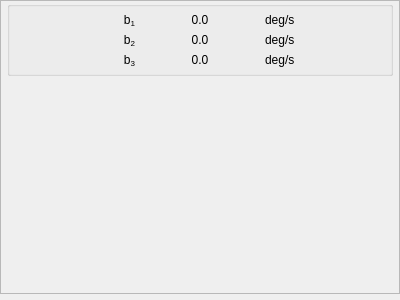
<?xml version='1.0'?>
<ui version="4.0">
 <class>AngularRatesInfo</class>
 <widget class="QDockWidget" name="AngularRatesInfo">
  <property name="geometry">
   <rect>
    <x>0</x>
    <y>0</y>
    <width>400</width>
    <height>300</height>
   </rect>
  </property>
  <property name="minimumSize">
   <size>
    <width>200</width>
    <height>111</height>
   </size>
  </property>
  <property name="contextMenuPolicy">
   <enum>Qt::ActionsContextMenu</enum>
  </property>
  <property name="allowedAreas">
   <set>Qt::LeftDockWidgetArea|Qt::RightDockWidgetArea</set>
  </property>
  <property name="features">
   <set>QDockWidget::NoDockWidgetFeatures</set>
   <set>QDockWidget::DockWidgetMovable</set>
  </property>
  <property name="windowTitle">
   <string>Angular Rates</string>
  </property>
  <widget class="QWidget" name="dockWidgetContents">
   <layout class="QVBoxLayout" name="verticalLayout">
    <property name="spacing">
     <number>0</number>
    </property>
    <property name="leftMargin">
     <number>0</number>
    </property>
    <property name="topMargin">
     <number>0</number>
    </property>
    <property name="rightMargin">
     <number>0</number>
    </property>
    <property name="bottomMargin">
     <number>6</number>
    </property>
    <item>
     <widget class="QScrollArea" name="scrollArea">
      <property name="widgetResizable">
       <bool>true</bool>
      </property>
      <widget class="QWidget" name="scrollAreaWidgetContents">
       <property name="geometry">
        <rect>
         <x>0</x>
         <y>0</y>
         <width>398</width>
         <height>343</height>
        </rect>
       </property>
       <layout class="QVBoxLayout" name="verticalLayout_2">
        <property name="spacing">
         <number>0</number>
        </property>
        <property name="leftMargin">
         <number>6</number>
        </property>
        <property name="topMargin">
         <number>0</number>
        </property>
        <property name="rightMargin">
         <number>6</number>
        </property>
        <property name="bottomMargin">
         <number>6</number>
        </property>
        <item>
         <widget class="QGroupBox" name="angularRatesGroup">
          <layout class="QGridLayout" name="gridLayout" columnstretch="1,1,1" columnminimumwidth="0,0,0">
           <property name="leftMargin">
            <number>6</number>
           </property>
           <property name="topMargin">
            <number>6</number>
           </property>
           <property name="rightMargin">
            <number>6</number>
           </property>
           <property name="bottomMargin">
            <number>6</number>
           </property>
           <item row="0" column="0">
            <widget class="QLabel" name="angRate_b_1_Label">
             <property name="text">
              <string>b&lt;sub&gt;1&lt;/sub&gt;</string>
             </property>
             <property name="alignment">
              <set>Qt::AlignRight|Qt::AlignTrailing|Qt::AlignVCenter</set>
             </property>
            </widget>
           </item>
           <item row="1" column="0">
            <widget class="QLabel" name="angRate_b_2_Label">
             <property name="text">
              <string>b&lt;sub&gt;2&lt;/sub&gt;</string>
             </property>
             <property name="alignment">
              <set>Qt::AlignRight|Qt::AlignTrailing|Qt::AlignVCenter</set>
             </property>
            </widget>
           </item>
           <item row="2" column="0">
            <widget class="QLabel" name="angRate_b_3_Label">
             <property name="text">
              <string>b&lt;sub&gt;3&lt;/sub&gt;</string>
             </property>
             <property name="alignment">
              <set>Qt::AlignRight|Qt::AlignTrailing|Qt::AlignVCenter</set>
             </property>
            </widget>
           </item>
           <item row="0" column="1">
            <widget class="QLabel" name="angRate_b_1">
             <property name="text">
              <string>0.0</string>
             </property>
             <property name="alignment">
              <set>Qt::AlignCenter</set>
             </property>
            </widget>
           </item>
           <item row="1" column="1">
            <widget class="QLabel" name="angRate_b_2">
             <property name="text">
              <string>0.0</string>
             </property>
             <property name="alignment">
              <set>Qt::AlignCenter</set>
             </property>
            </widget>
           </item>
           <item row="2" column="1">
            <widget class="QLabel" name="angRate_b_3">
             <property name="text">
              <string>0.0</string>
             </property>
             <property name="alignment">
              <set>Qt::AlignCenter</set>
             </property>
            </widget>
           </item>
           <item row="1" column="2">
            <widget class="QLabel" name="angRate_b_2_Units">
             <property name="text">
              <string>deg/s</string>
             </property>
            </widget>
           </item>
           <item row="2" column="2">
            <widget class="QLabel" name="angRate_b_3_Units">
             <property name="text">
              <string>deg/s</string>
             </property>
            </widget>
           </item>
           <item row="0" column="2">
            <widget class="QLabel" name="angRate_b_1_Units">
             <property name="text">
              <string>deg/s</string>
             </property>
            </widget>
           </item>
          </layout>
         </widget>
        </item>
        <item>
         <spacer name="verticalSpacer">
          <property name="orientation">
           <enum>Qt::Vertical</enum>
          </property>
          <property name="sizeHint" stdset="0">
           <size>
            <width>20</width>
            <height>40</height>
           </size>
          </property>
         </spacer>
        </item>
       </layout>
      </widget>
     </widget>
    </item>
   </layout>
  </widget>
 </widget>
</ui>
